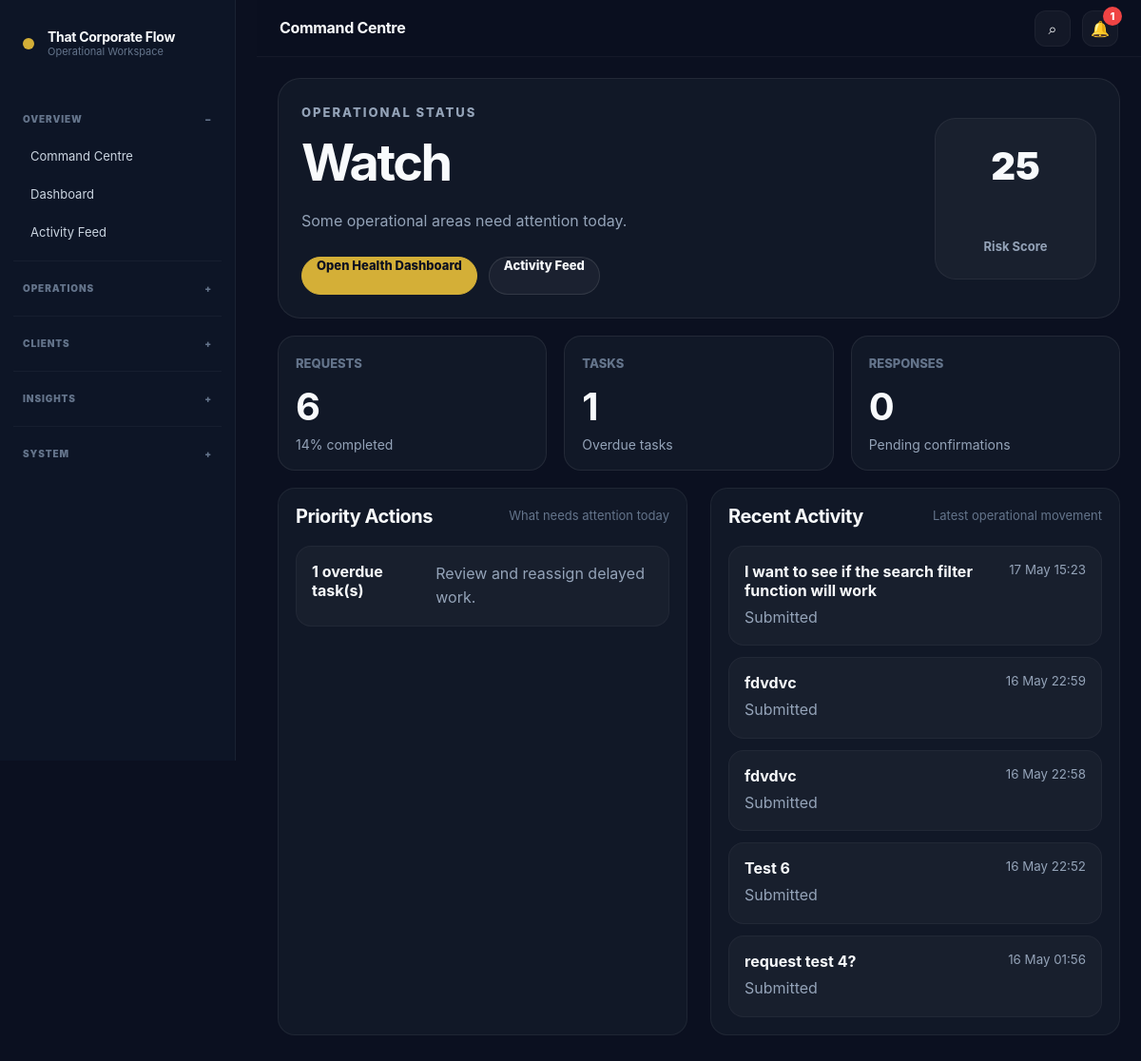
/dashboard/command-centre/ (signed in), run on the app's committed database.
### service_requests/models.py (models this page shows, shortened)
class ServiceRequest(models.Model):
    REQUEST_TYPES = [
        ('contract', 'New Contract Request'),
        ('invoice', 'Invoice Request'),
        ('quotation', 'Quotation Request'),
        ('report', 'Report Submission'),
        ('support', 'Support Request'),
        ('review', 'Document Review'),
        ('general', 'General Admin Request'),
    ]
    STATUS_CHOICES = [
        ('submitted', 'Submitted'),
        ('under_review', 'Under Review'),
        ('approved', 'Approved'),
        ('rejected', 'Rejected'),
        ('completed', 'Completed'),
    ]
    PRIORITY_LEVELS = [
        ('low', 'Low'),
        ('medium', 'Medium'),
        ('high', 'High'),
        ('urgent', 'Urgent'),
    ]
    submitted_by = models.ForeignKey(
        settings.AUTH_USER_MODEL,
        on_delete=models.CASCADE,
        related_name='submitted_requests'
    )
    assigned_to = models.ForeignKey(
        settings.AUTH_USER_MODEL,
        on_delete=models.SET_NULL,
        related_name='assigned_requests',
        blank=True,
        null=True
    )
    linked_folder = models.ForeignKey(
        'clients.ClientFolder',
        on_delete=models.SET_NULL,
        related_name='service_requests',
        blank=True,
        null=True
    )
    linked_file = models.ForeignKey(
        'clients.ClientFile',
        on_delete=models.SET_NULL,
        related_name='service_requests',
        blank=True,
        null=True
    )
    linked_document = models.ForeignKey(
        'documents.GeneratedDocument',
        on_delete=models.SET_NULL,
        related_name='service_requests',
        blank=True,
        null=True
    )
    title = models.CharField(max_length=255)
    request_type = models.CharField(
        max_length=50,
        choices=REQUEST_TYPES,
        default='general'
    )
    description = models.TextField()
    supporting_file = models.FileField(
        upload_to='request_uploads/',
        blank=True,
        null=True
    )
    status = models.CharField(
        max_length=50,
        choices=STATUS_CHOICES,
        default='submitted'
    )
    priority = models.CharField(
        max_length=20,
        choices=PRIORITY_LEVELS,
        default='medium'
    )
    due_date = models.DateField(
        blank=True,
        null=True
    )
    created_at = models.DateTimeField(default=timezone.now)
    updated_at = models.DateTimeField(auto_now=True)
    reviewed_at = models.DateTimeField(blank=True, null=True)
    reviewed_by = models.ForeignKey(
        settings.AUTH_USER_MODEL,
        on_delete=models.SET_NULL,
        related_name='reviewed_requests',
        blank=True,
        null=True
    )
    def is_overdue(self):
        if self.due_date and self.status != 'completed':
            return timezone.now().date() > self.due_date
        return False

### dashboard/views.py (the view)
# urls.py: path('dashboard/command-centre/', dashboard_views.command_centre, name='command_centre'),
@login_required
def command_centre(request):
    from service_requests.models import ServiceRequest
    from service_requests.models import ServiceRequestResponse
    from service_requests.models import PublicEnquiry
    from operations.models import InternalTask
    from clients.models import ClientFolder
    from clients.models import ClientFile
    from workflows.models import WorkflowLog
    from django.utils import timezone
    today = timezone.now().date()
    requests = ServiceRequest.objects.all()
    responses = ServiceRequestResponse.objects.all()
    tasks = InternalTask.objects.all()
    enquiries = PublicEnquiry.objects.all()
    clients = ClientFolder.objects.all()
    files = ClientFile.objects.all()
    workflow_logs = WorkflowLog.objects.all()
    total_requests = requests.count()
    completed_requests = requests.filter(status='completed').count()
    open_requests = requests.exclude(status='completed').count()
    under_review = requests.filter(status='under_review').count()
    total_tasks = tasks.count()
    in_progress_tasks = tasks.filter(status='in_progress').count()
    blocked_tasks = tasks.filter(status='blocked').count()
    completed_tasks = tasks.filter(status='completed').count()
    overdue_tasks = 0
    overdue_requests = 0
    for task in tasks:
        if task.is_overdue():
            overdue_tasks += 1
    for item in requests:
        if hasattr(item, 'is_overdue') and item.is_overdue():
            overdue_requests += 1
    total_responses = responses.count()
    pending_confirmations = responses.filter(confirmation_status='pending').count()
    accepted_responses = responses.filter(confirmation_status='accepted').count()
    changes_requested = responses.filter(confirmation_status='changes_requested').count()
    workflow_errors = workflow_logs.filter(message__icontains='error').count() + workflow_logs.filter(message__icontains='fail').count()
    backup_logs = workflow_logs.filter(workflow__name__icontains='backup').count()
    completion_rate = 0
    task_completion_rate = 0
    confirmation_rate = 0
    if total_requests > 0:
        completion_rate = round((completed_requests / total_requests) * 100)
    if total_tasks > 0:
        task_completion_rate = round((completed_tasks / total_tasks) * 100)
    if total_responses > 0:
        confirmation_rate = round(((accepted_responses + changes_requested) / total_responses) * 100)
    risk_score = 0
    if overdue_tasks > 0:
        risk_score += 25
    if overdue_requests > 0:
        risk_score += 25
    if blocked_tasks > 0:
        risk_score += 20
    if pending_confirmations > accepted_responses:
        risk_score += 15
    if workflow_errors > 0:
        risk_score += 15
    if risk_score <= 20:
        pulse_status = 'Stable'
        pulse_class = 'pulse-stable'
        pulse_message = 'Operations are moving with low risk signals.'
    elif risk_score <= 50:
        pulse_status = 'Watch'
        pulse_class = 'pulse-watch'
        pulse_message = 'Some operational areas need attention today.'
    else:
        pulse_status = 'Critical'
        pulse_class = 'pulse-critical'
        pulse_message = 'High-risk signals detected. Prioritise action immediately.'
    latest_requests = requests.select_related('submitted_by', 'assigned_to').order_by('-created_at')[:5]
    latest_tasks = tasks.select_related('assigned_to', 'linked_client').order_by('-created_at')[:5]
    latest_responses = responses.select_related('service_request', 'responded_by').order_by('-responded_at')[:5]
    latest_workflows = workflow_logs.select_related('workflow').order_by('-created_at')[:5]
    return render(request, 'dashboard/command_centre.html', {
        'today': today,
        'pulse_status': pulse_status,
        'pulse_class': pulse_class,
        'pulse_message': pulse_message,
        'risk_score': risk_score,
        'stats': {
            'total_requests': total_requests,
            'completed_requests': completed_requests,
            'open_requests': open_requests,
            'under_review': under_review,
            'completion_rate': completion_rate,
            'total_tasks': total_tasks,
            'in_progress_tasks': in_progress_tasks,
            'blocked_tasks': blocked_tasks,
            'completed_tasks': completed_tasks,
            'task_completion_rate': task_completion_rate,
            'overdue_tasks': overdue_tasks,
            'overdue_requests': overdue_requests,
            'total_responses': total_responses,
            'pending_confirmations': pending_confirmations,
            'accepted_responses': accepted_responses,
            'changes_requested': changes_requested,
            'confirmation_rate': confirmation_rate,
            'clients': clients.count(),
            'files': files.count(),
            'enquiries': enquiries.filter(status='new').count(),
            'workflow_logs': workflow_logs.count(),
            'workflow_errors': workflow_errors,
            'backup_logs': backup_logs,
        },
        'latest_requests': latest_requests,
        'latest_tasks': latest_tasks,
        'latest_responses': latest_responses,
        'latest_workflows': latest_workflows,
    })

### notifications/context_processors.py (called while the page is built)
def unread_notifications(request):
    if request.user.is_authenticated:
        count = request.user.notifications.filter(is_read=False).count()
    else:
        count = 0
    return {
        'unread_notification_count': count,
    }

### operations/models.py (called while the page is built)
    def is_overdue(self):
        if self.due_date and self.status != 'completed':
            return timezone.now().date() > self.due_date
        return False

### templates/dashboard/command_centre.html (shortened to what this page needs)
﻿{% extends 'base.html' %}
{% block page_title %}
Command Centre
{% endblock %}
{% block content %}
<section class='focus-hero {{ pulse_class }}'>
    <div class='focus-copy'>
        <p class='eyebrow'>Operational Status</p>
        <h2>{{ pulse_status }}</h2>
        <p>
            {{ pulse_message }}
        </p>
        <div class='focus-actions'>
            <a class='btn primary' href='{% url "operational_health_dashboard" %}'>
                Open Health Dashboard
            </a>
            <a class='btn secondary' href='{% url "activity_feed" %}'>
                Activity Feed
            </a>
        </div>
    </div>
    <div class='focus-score'>
        <span>{{ risk_score }}</span>
        <small>Risk Score</small>
    </div>
</section>
<section class='focus-kpi-grid'>
    <div class='focus-kpi-card'>
        <p>Requests</p>
        <h3>{{ stats.open_requests }}</h3>
        <span>{{ stats.completion_rate }}% completed</span>
    </div>
    <div class='focus-kpi-card'>
        <p>Tasks</p>
        <h3>{{ stats.overdue_tasks }}</h3>
        <span>Overdue tasks</span>
    </div>
    <div class='focus-kpi-card'>
        <p>Responses</p>
        <h3>{{ stats.pending_confirmations }}</h3>
        <span>Pending confirmations</span>
    </div>
</section>
<section class='focus-layout'>
    <div class='focus-panel'>
        <div class='panel-header'>
            <h3>Priority Actions</h3>
            <p>What needs attention today</p>
        </div>
        <div class='focus-action-list'>
            {% if stats.overdue_tasks > 0 %}
                <a href='{% url "task_board" %}'>
                    <strong>{{ stats.overdue_tasks }} overdue task(s)</strong>
                    <span>Review and reassign delayed work.</span>
                </a>
            {% endif %}
        </div>
    </div>
    <div class='focus-panel'>
        <div class='panel-header'>
            <h3>Recent Activity</h3>
            <p>Latest operational movement</p>
        </div>
        <div class='focus-activity-list'>
            {% for item in latest_requests %}
                <a href='{% url "request_detail" item.id %}'>
                    <div>
                        <strong>{{ item.title }}</strong>
                        <p>
                            {{ item.get_status_display }}
                        </p>
                    </div>
                    <small>
                        {{ item.created_at|date:'d M H:i' }}
                    </small>
                </a>
            {% empty %}
                <div class='focus-empty'>
                    <h4>No recent activity</h4>
                </div>
            {% endfor %}
        </div>
    </div>
</section>
{% endblock %}

### static/css/final_cleanup.css (style rules this page uses)
body { background: var(--bg); color: var(--text); }
h2 { font-size: clamp(28px, 3vw, 44px) !important; line-height: 1.08 !important; letter-spacing: -0.04em !important; font-weight: 750 !important; }
h3 { font-size: clamp(20px, 2vw, 28px) !important; line-height: 1.2 !important; letter-spacing: -0.025em !important; }
p { line-height: 1.72; }
.panel, .command-panel, .focus-panel, .settings-panel, .auth-card, .client-flow-card, .public-preview-card, .simple-launcher-card, .focus-kpi-card, .stat-card, .notification-card, .global-result-card, .ai-action-card, .module-card, .kanban-card, .client-delivery-card, .announcement-card { background: var(--panel) !important; border: 1px solid var(--border) !important; box-shadow: none !important; border-radius: 22px !important; }
.panel, .command-panel, .focus-panel, .settings-panel, .auth-card, .client-flow-card, .public-preview-card { padding: 24px !important; }
.focus-hero, .simple-dashboard-hero, .settings-hero, .health-hero, .command-hero, .public-final-cta, .client-benefit-section, .public-feature-section { border-radius: 26px !important; padding: 28px !important; background: var(--panel) !important; border: 1px solid var(--border) !important; box-shadow: none !important; }
.focus-copy h2, .command-hero h2, .health-hero h1, .simple-dashboard-hero h2, .settings-hero h2 { font-size: clamp(34px, 4.5vw, 62px) !important; }
.focus-kpi-card h3, .command-kpi-card h3, .focus-score span, .command-risk-card span, .health-score-card span { font-size: 40px !important; }
.focus-score, .command-risk-card, .health-score-card, .settings-role-card { border-radius: 22px !important; background: var(--panel-soft) !important; border: 1px solid var(--border) !important; box-shadow: none !important; }
.btn, .mini-btn, .public-btn, .slack-btn { box-shadow: none !important; }
.btn.primary, .public-btn.primary, .slack-btn.primary { background: var(--gold) !important; color: #0a0f1c !important; border-color: var(--gold) !important; }
.btn.secondary, .public-btn.secondary, .slack-btn.secondary { background: rgba(255,255,255,0.04) !important; color: var(--text) !important; border-color: rgba(255,255,255,0.12) !important; }

### static/css/enterprise_ui.css (style rules this page uses)
.page-header, .panel, .global-search-panel, .settings-hero, .simple-dashboard-hero, .focus-hero, .health-hero, .command-hero { margin-bottom: 18px !important; }
.panel, .stat-card, .focus-panel, .settings-panel, .global-search-panel, .notification-card, .global-result-card, .simple-launcher-card, .ai-action-card { background: #111827 !important; border: 1px solid rgba(255,255,255,0.06) !important; border-radius: 18px !important; box-shadow: none !important; }
.panel-header { display: flex; justify-content: space-between; align-items: flex-start; gap: 16px; margin-bottom: 14px !important; }
.panel-header h3 { font-size: 20px !important; margin: 0 0 4px !important; }
.panel-header p { color: #64748b !important; font-size: 13px !important; }
.btn, .mini-btn, .public-btn, .slack-btn { min-height: 40px !important; padding: 0 15px !important; border-radius: 999px !important; font-size: 13px !important; font-weight: 850 !important; transition: 0.16s ease !important; }
.btn.primary, .public-btn.primary, .slack-btn.primary { background: #d4af37 !important; color: #0b1020 !important; border: 1px solid #d4af37 !important; }
.btn.secondary, .public-btn.secondary, .slack-btn.secondary, .mini-btn { background: rgba(255,255,255,0.045) !important; color: #f8fafc !important; border: 1px solid rgba(255,255,255,0.10) !important; }
.panel, .stat-card, .global-result-card, .notification-card, .simple-launcher-card, .ai-action-card, button, a { transition: background 0.16s ease, border-color 0.16s ease, transform 0.16s ease, color 0.16s ease !important; }

### data on the page
ServiceRequest: title "I want to see if the search filter function will work", status "Submitted", created_at "17 May 15:23"
ServiceRequest: title "fdvdvc", status "Submitted", created_at "16 May 22:59"
ServiceRequest: title "fdvdvc", status "Submitted", created_at "16 May 22:58"
ServiceRequest: title "Test 6", status "Submitted", created_at "16 May 22:52"
ServiceRequest: title "request test 4?", status "Submitted", created_at "16 May 01:56"

### other printed values
{{ unread_notification_count }} "1"
{{ pulse_status }} "Watch"
{{ pulse_message }} "Some operational areas need attention today."
{{ risk_score }} "25"
{{ stats.open_requests }} "6"
{{ stats.completion_rate }} "14"
{{ stats.overdue_tasks }} "1"
{{ stats.pending_confirmations }} "0"
